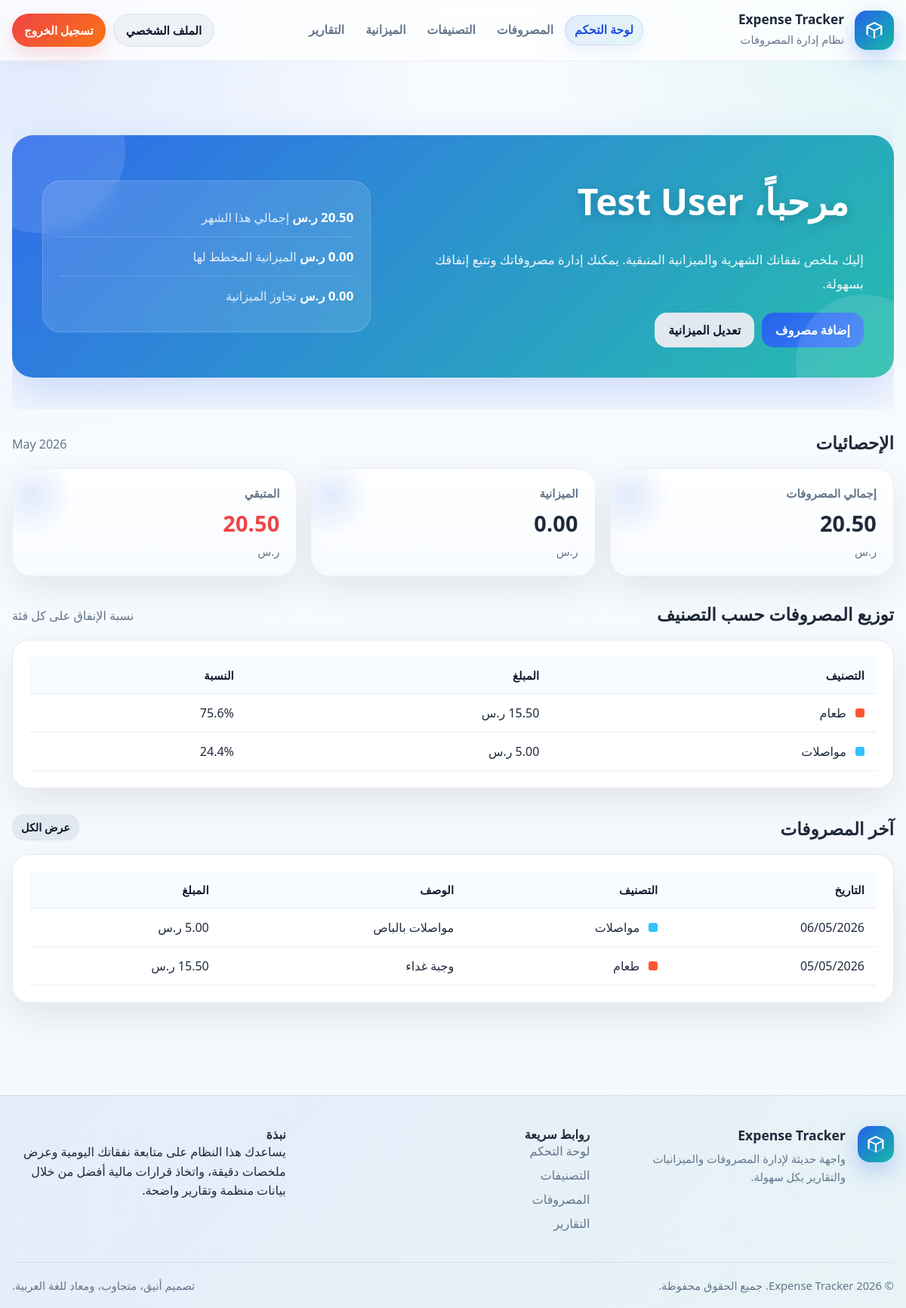
/dashboard.php (signed in), run on the app's committed database.
### tables this page shows
CREATE TABLE `expenses` (
  `id` int(11) NOT NULL,
  `userId` int(11) NOT NULL COMMENT 'Reference to user who made this expense',
  `categoryId` int(11) NOT NULL COMMENT 'Reference to expense category',
  `amount` decimal(10,2) NOT NULL COMMENT 'Expense amount',
  `description` text DEFAULT NULL COMMENT 'Expense description - supports Arabic',
  `expenseDate` date NOT NULL COMMENT 'Date when expense occurred',
  `createdAt` timestamp NOT NULL DEFAULT current_timestamp() COMMENT 'Record creation timestamp',
  `updatedAt` timestamp NOT NULL DEFAULT current_timestamp() ON UPDATE current_timestamp() COMMENT 'Last update timestamp'
);

CREATE TABLE `categories` (
  `id` int(11) NOT NULL,
  `userId` int(11) NOT NULL COMMENT 'Reference to user who owns this category',
  `name` varchar(150) NOT NULL COMMENT 'Category name - supports Arabic',
  `icon` varchar(50) DEFAULT NULL COMMENT 'Category icon or emoji',
  `color` varchar(20) DEFAULT NULL COMMENT 'Hex color code for UI display',
  `description` text DEFAULT NULL COMMENT 'Category description - supports Arabic',
  `createdAt` timestamp NOT NULL DEFAULT current_timestamp() COMMENT 'Creation timestamp',
  `updatedAt` timestamp NOT NULL DEFAULT current_timestamp() ON UPDATE current_timestamp() COMMENT 'Last update timestamp'
);

### includes/auth.php (called while the page is built, shortened)
<?php
function isLoggedIn() {
    return isset($_SESSION['user_id']) && !empty($_SESSION['user_id']);
}
function getCurrentUserId() {
    return $_SESSION['user_id'] ?? null;
}
function getCurrentPage() {
    return basename($_SERVER['PHP_SELF']);
}
function isActive($page) {
    return getCurrentPage() === $page ? 'active' : '';
}
function getUserName() {
    return $_SESSION['user_name'] ?? 'المستخدم';
}
?>

### dashboard.php (the view, shortened to what this page needs)
<?php
require_once 'includes/header.php';
$userId = getCurrentUserId();
$currentMonth = date('m');
$currentYear = date('Y');
$stmt = $conn->prepare("
    SELECT COALESCE(SUM(amount), 0) AS total
    FROM expenses
    WHERE userId = ?
    AND MONTH(expenseDate) = ?
    AND YEAR(expenseDate) = ?
");
$stmt->bind_param("iii", $userId, $currentMonth, $currentYear);
$stmt->execute();
$monthlyTotal = $stmt->get_result()->fetch_assoc()['total'];
$stmt = $conn->prepare("
    SELECT budgetAmount
    FROM budgets
    WHERE userId = ?
    AND month = ?
    AND year = ?
");
$stmt->bind_param("iii", $userId, $currentMonth, $currentYear);
$stmt->execute();
$budgetResult = $stmt->get_result();
$budget = $budgetResult->num_rows > 0 ? $budgetResult->fetch_assoc()['budgetAmount'] : 0;
$remaining = $budget - $monthlyTotal;
$stmt = $conn->prepare("
    SELECT
        c.name,
        c.color,
        COALESCE(SUM(e.amount), 0) AS total
    FROM categories c
    LEFT JOIN expenses e ON c.id = e.categoryId
        AND e.userId = ?
        AND MONTH(e.expenseDate) = ?
        AND YEAR(e.expenseDate) = ?
    WHERE c.userId = ?
    GROUP BY c.id, c.name, c.color
    ORDER BY total DESC
");
$stmt->bind_param("iiii", $userId, $currentMonth, $currentYear, $userId);
$stmt->execute();
$categoryExpenses = $stmt->get_result();
$stmt = $conn->prepare("
    SELECT
        e.id,
        e.amount,
        e.description,
        e.expenseDate,
        c.name AS category_name,
        c.color
    FROM expenses e
    JOIN categories c ON e.categoryId = c.id
    WHERE e.userId = ?
    ORDER BY e.expenseDate DESC
    LIMIT 5
");
$stmt->bind_param("i", $userId);
$stmt->execute();
$recentExpenses = $stmt->get_result();
?>
<div class="container">
    <section class="hero">
        <div class="hero-card">
            <div class="hero-grid">
                <div>
                    <h2>مرحباً، <?php echo htmlspecialchars(getUserName()); ?></h2>
                    <p>إليك ملخص نفقاتك الشهرية والميزانية المتبقية. يمكنك إدارة مصروفاتك وتتبع إنفاقك بسهولة.</p>
                    <div class="hero-badges">
                        <a href="expenses.php" class="btn btn-primary">إضافة مصروف</a>
                        <a href="budget.php" class="btn btn-secondary">تعديل الميزانية</a>
                    </div>
                </div>
                <div class="hero-panel">
                    <div class="mini-card">
                        <div>
                            <strong><?php echo number_format($monthlyTotal, 2); ?> ر.س</strong>
                            <span>إجمالي هذا الشهر</span>
                        </div>
                    </div>
                    <div class="mini-card">
                        <div>
                            <strong><?php echo number_format($budget, 2); ?> ر.س</strong>
                            <span>الميزانية المخطط لها</span>
                        </div>
                    </div>
                    <div class="mini-card">
                        <div>
                            <strong><?php echo number_format(max(0, $remaining), 2); ?> ر.س</strong>
                            <span><?php echo $remaining >= 0 ? 'المتبقي' : 'تجاوز الميزانية'; ?></span>
                        </div>
                    </div>
                </div>
            </div>
        </div>
    </section>
    <section class="section">
        <div class="section-head">
            <h3>الإحصائيات</h3>
            <p><?php echo date('F Y', mktime(0, 0, 0, $currentMonth, 1, $currentYear)); ?></p>
        </div>
        <div class="grid-3">
            <div class="stat">
                <div class="label">إجمالي المصروفات</div>
                <div class="value"><?php echo number_format($monthlyTotal, 2); ?></div>
                <div class="hint">ر.س</div>
            </div>
            <div class="stat">
                <div class="label">الميزانية</div>
                <div class="value"><?php echo number_format($budget, 2); ?></div>
                <div class="hint">ر.س</div>
            </div>
            <div class="stat">
                <div class="label">المتبقي</div>
                <div class="value" style="color: <?php echo $remaining >= 0 ? '#10b981' : '#ef4444'; ?>">
                    <?php echo number_format(abs($remaining), 2); ?>
                </div>
                <div class="hint">ر.س</div>
            </div>
        </div>
    </section>
    <section class="section">
        <div class="section-head">
            <h3>توزيع المصروفات حسب التصنيف</h3>
            <p>نسبة الإنفاق على كل فئة</p>
        </div>
        <div class="card">
            <table>
                <thead>
                    <tr>
                        <th>التصنيف</th>
                        <th>المبلغ</th>
                        <th>النسبة</th>
                    </tr>
                </thead>
                <tbody>
                    <?php
                    $totalByCategory = 0;
                    $categories = [];
                    $categoryExpenses->data_seek(0);
                    while ($row = $categoryExpenses->fetch_assoc()) {
                        $totalByCategory += $row['total'];
                        $categories[] = $row;
                    }
                    foreach ($categories as $cat):
                        $percentage = $totalByCategory > 0 ? ($cat['total'] / $totalByCategory) * 100 : 0;
                    ?>
                        <tr>
                            <td>
                                <span style="display: inline-block; width: 12px; height: 12px; border-radius: 3px; background-color: <?php echo htmlspecialchars($cat['color']); ?>; margin-left: 8px;"></span>
                                <?php echo htmlspecialchars($cat['name']); ?>
                            </td>
                            <td><?php echo number_format($cat['total'], 2); ?> ر.س</td>
                            <td><?php echo number_format($percentage, 1); ?>%</td>
                        </tr>
                    <?php endforeach; ?>
                </tbody>
            </table>
        </div>
    </section>
    <section class="section">
        <div class="section-head">
            <h3>آخر المصروفات</h3>
            <a href="expenses.php" class="btn btn-secondary" style="padding: 8px 12px; font-size: 0.9rem;">عرض الكل</a>
        </div>
        <div class="card">
            <table>
                <thead>
                    <tr>
                        <th>التاريخ</th>
                        <th>التصنيف</th>
                        <th>الوصف</th>
                        <th>المبلغ</th>
                    </tr>
                </thead>
                <tbody>
                    <?php while ($expense = $recentExpenses->fetch_assoc()): ?>
                        <tr>
                            <td><?php echo date('d/m/Y', strtotime($expense['expenseDate'])); ?></td>
                            <td>
                                <span style="display: inline-block; width: 12px; height: 12px; border-radius: 3px; background-color: <?php echo htmlspecialchars($expense['color']); ?>; margin-left: 8px;"></span>
                                <?php echo htmlspecialchars($expense['category_name']); ?>
                            </td>
                            <td><?php echo htmlspecialchars($expense['description'] ?? '-'); ?></td>
                            <td><?php echo number_format($expense['amount'], 2); ?> ر.س</td>
                        </tr>
                    <?php endwhile; ?>
                </tbody>
            </table>
        </div>
    </section>
</div>
<?php require_once 'includes/footer.php'; ?>

### includes/header.php (shortened to what this page needs)
<?php
require_once 'auth.php';
$loggedIn = isLoggedIn();
?>
<!DOCTYPE html>
<html lang="ar" dir="rtl">
<head>
    <link rel="stylesheet" href="<?php echo SITE_URL; ?>/assets/css/style.css">
</head>
<body>
<header class="site-header">
    <div class="container topbar">
        <div class="brand">
            <a href="<?php echo SITE_URL; ?>/dashboard.php" class="brand-mark" aria-label="العودة للرئيسية">
                <svg viewBox="0 0 24 24" aria-hidden="true">
                    <path d="M12 2.5 3 7v10l9 4.5 9-4.5V7l-9-4.5zm0 2.24L18.82 8 12 11.27 5.18 8 12 4.74zM5 9.62l6 3v7.86l-6-3V9.62zm14 0v7.86l-6 3v-7.86l6-3z"/>
                </svg>
            </a>
            <div class="brand-text">
                <h1>Expense Tracker</h1>
                <p> نظام إدارة المصروفات</p>
            </div>
        </div>
        <div class="nav-wrap">
            <?php if ($loggedIn): ?>
            <nav class="main-nav" data-nav-menu>
                <a href="<?php echo SITE_URL; ?>/dashboard.php" class="<?php echo isActive('dashboard.php'); ?>">لوحة التحكم</a>
                <a href="<?php echo SITE_URL; ?>/expenses.php" class="<?php echo isActive('expenses.php'); ?>">المصروفات</a>
                <a href="<?php echo SITE_URL; ?>/categories.php" class="<?php echo isActive('categories.php'); ?>">التصنيفات</a>
                <a href="<?php echo SITE_URL; ?>/budget.php" class="<?php echo isActive('budget.php'); ?>">الميزانية</a>
                <a href="<?php echo SITE_URL; ?>/reports.php" class="<?php echo isActive('reports.php'); ?>">التقارير</a>
            </nav>
            <?php endif; ?>
        </div>
        <div class="header-actions">
            <?php if ($loggedIn): ?>
                <a href="<?php echo SITE_URL; ?>/profile.php" class="btn btn-secondary">الملف الشخصي</a>
                <a href="<?php echo SITE_URL; ?>/logout.php" class="btn btn-danger" onclick="return confirm('هل تريد تسجيل الخروج؟')">تسجيل الخروج</a>
            <?php else: ?>
                <a href="<?php echo SITE_URL; ?>/login.php" class="btn btn-primary">تسجيل الدخول</a>
                <a href="<?php echo SITE_URL; ?>/register.php" class="btn btn-secondary">إنشاء حساب</a>
            <?php endif; ?>
        </div>
    </div>
</header>
<main>

### includes/footer.php (shortened to what this page needs)
</main>
<footer class="footer">
    <div class="container footer-top">
        <div>
            <div class="footer-brand">
                <div class="brand-mark" aria-hidden="true">
                    <svg viewBox="0 0 24 24">
                        <path d="M12 2.5 3 7v10l9 4.5 9-4.5V7l-9-4.5zm0 2.24L18.82 8 12 11.27 5.18 8 12 4.74zM5 9.62l6 3v7.86l-6-3V9.62zm14 0v7.86l-6 3v-7.86l6-3z"/>
                    </svg>
                </div>
                <div>
                    <h4>Expense Tracker</h4>
                    <p>واجهة حديثة لإدارة المصروفات والميزانيات والتقارير بكل سهولة.</p>
                </div>
            </div>
        </div>
        <div>
            <h4>روابط سريعة</h4>
            <div class="footer-links">
                <a href="<?php echo SITE_URL; ?>/dashboard.php">لوحة التحكم</a>
                <a href="<?php echo SITE_URL; ?>/categories.php">التصنيفات</a>
                <a href="<?php echo SITE_URL; ?>/expenses.php">المصروفات</a>
                <a href="<?php echo SITE_URL; ?>/reports.php">التقارير</a>
            </div>
        </div>
        <div>
            <h4>نبذة</h4>
            <p>
                يساعدك هذا النظام على متابعة نفقاتك اليومية وعرض ملخصات دقيقة، واتخاذ قرارات مالية أفضل من خلال بيانات منظمة وتقارير واضحة.
            </p>
        </div>
    </div>
    <div class="container footer-bottom">
        <div>© <span data-year></span> Expense Tracker. جميع الحقوق محفوظة.</div>
        <div>تصميم أنيق، متجاوب، ومعاد للغة العربية.</div>
    </div>
</footer>
</body>
</html>

### data on the page
expenses: expenseDate "06/05/2026", categoryId.name "مواصلات", description "مواصلات بالباص"
expenses: expenseDate "05/05/2026", categoryId.name "طعام", description "وجبة غداء"

### other printed values
getUserName() "Test User"
$monthlyTotal "20.50"
$budget "0.00"
abs($remaining) "20.50"
$cat['name'] "طعام"
$percentage "75.6"
$cat['name'] "مواصلات"
$percentage "24.4"
